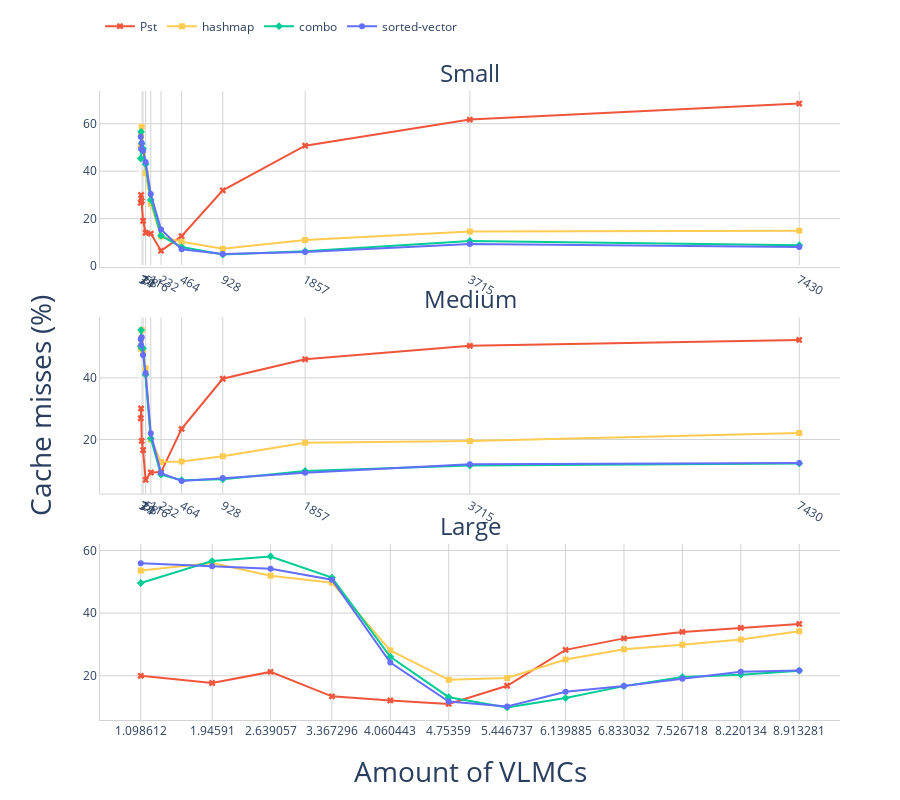

Notebook cell for this chart:
### Code cell
df_sv = pd.read_csv('csv_results/sorted-vector_ecoli_03_20_12_30.csv')
df_hm = pd.read_csv('csv_results/hashmap_ecoli_03_20_12_32.csv')
df_co = pd.read_csv('csv_results/combo_ecoli_03_20_12_51.csv')
df_pst = pd.read_csv('csv_results/ecoli_03_16_09_44.csv')

fig = make_subplots(rows=3, cols=1, shared_yaxes=False, 
                    x_title="Amount of VLMCs",
                    y_title="Cache misses (%)",
                    subplot_titles=("Small", "Medium", "Large"), 
                    horizontal_spacing= 0.02, vertical_spacing= 0.08) # specs=[[{}, {}],[{"colspan": 2}, None]])

fig.add_trace(go.Scatter(x=df_pst[df_pst.vlmc_size=='small']['set_size'], y=df_pst[df_pst.vlmc_size=='small']['cache_misses'], line_color='#EF553B', name="Pst", marker_symbol='x'), 1, 1)
fig.add_trace(go.Scatter(x=df_hm[df_hm.vlmc_size=='small']['set_size'], y=df_hm[df_hm.vlmc_size=='small']['cache_misses'], line_color='#FECB52', name="hashmap", marker_symbol='square'), 1, 1)
fig.add_trace(go.Scatter(x=df_co[df_co.vlmc_size=='small']['set_size'], y=df_co[df_co.vlmc_size=='small']['cache_misses'], line_color='#00CC96', name="combo", marker_symbol='diamond'), 1, 1)
fig.add_trace(go.Scatter(x=df_sv[df_sv.vlmc_size=='small']['set_size'], y=df_sv[df_sv.vlmc_size=='small']['cache_misses'], line_color='#636EFA', name="sorted-vector"), 1, 1)

fig.add_trace(go.Scatter(x=df_pst[df_pst.vlmc_size=='medium']['set_size'], y=df_pst[df_pst.vlmc_size=='medium']['cache_misses'], line_color='#EF553B', name="Pst", marker_symbol='x', showlegend = False), 2, 1)
fig.add_trace(go.Scatter(x=df_hm[df_hm.vlmc_size=='medium']['set_size'], y=df_hm[df_hm.vlmc_size=='medium']['cache_misses'], line_color='#FECB52', name="hashmap", marker_symbol='square', showlegend = False), 2, 1)
fig.add_trace(go.Scatter(x=df_co[df_co.vlmc_size=='medium']['set_size'], y=df_co[df_co.vlmc_size=='medium']['cache_misses'], line_color='#00CC96', name="combo", marker_symbol='diamond', showlegend = False), 2, 1)
fig.add_trace(go.Scatter(x=df_sv[df_sv.vlmc_size=='medium']['set_size'], y=df_sv[df_sv.vlmc_size=='medium']['cache_misses'], line_color='#636EFA', name="sorted-vector", showlegend = False), 2, 1)

fig.add_trace(go.Scatter(x=df_pst[df_pst.vlmc_size=='large']['set_size'].apply(log), y=df_pst[df_pst.vlmc_size=='large']['cache_misses'], line_color='#EF553B', name="Pst", marker_symbol='x', showlegend = False), 3, 1)
fig.add_trace(go.Scatter(x=df_hm[df_hm.vlmc_size=='large']['set_size'].apply(log), y=df_hm[df_hm.vlmc_size=='large']['cache_misses'], line_color='#FECB52', name="hashmap", marker_symbol='square', showlegend = False), 3, 1)
fig.add_trace(go.Scatter(x=df_co[df_co.vlmc_size=='large']['set_size'].apply(log), y=df_co[df_co.vlmc_size=='large']['cache_misses'], line_color='#00CC96', name="combo", marker_symbol='diamond', showlegend = False), 3, 1)
fig.add_trace(go.Scatter(x=df_sv[df_sv.vlmc_size=='large']['set_size'].apply(log), y=df_sv[df_sv.vlmc_size=='large']['cache_misses'], line_color='#636EFA', name="sorted-vector", showlegend = False), 3, 1)


fig.update_layout(legend=dict(
    orientation="h",
    yanchor="bottom",
    y=1.08),
    margin=dict(l=100, r=60, t=60, b=80),
    height=800,
    plot_bgcolor="white")

fig.update_xaxes(gridcolor='LightGrey', row=1, col=1)
fig.update_yaxes(gridcolor='LightGrey', row=1, col=1)
# fig.update_yaxes(tickvals=[0, 0.1, 0.2, 0.3, 0.4, 0.5], row=1, col=1)
fig.update_xaxes(tickvals=list(df_sv[df_sv.vlmc_size=='small']['set_size']), row=1, col=1)
fig.update_xaxes(showline=True, linewidth=1, linecolor='LightGrey', row=1, col=1)
fig.update_yaxes(showline=True, linewidth=1, linecolor='LightGrey', row=1, col=1)

fig.update_xaxes(gridcolor='LightGrey', row=2, col=1)
fig.update_yaxes(gridcolor='LightGrey', row=2, col=1)
# fig.update_yaxes(tickvals=[0, 1, 2, 3, 4, 5], row=2, col=1)
fig.update_xaxes(tickvals=list(df_sv[df_sv.vlmc_size=='small']['set_size']), row=2, col=1)
fig.update_xaxes(showline=True, linewidth=1, linecolor='LightGrey', row=2, col=1)
fig.update_yaxes(showline=True, linewidth=1, linecolor='LightGrey', row=2, col=1)

fig.update_xaxes(gridcolor='LightGrey', row=3, col=1)
fig.update_yaxes(gridcolor='LightGrey', row=3, col=1)
# fig.update_yaxes(tickvals=[0, 5, 10, 15, 20, 25, 30], row=3, col=1)
fig.update_xaxes(tickvals=[ log(x) for x in list(df_sv[df_sv.vlmc_size=='small']['set_size'])], row=3, col=1)
fig.update_xaxes(showline=True, linewidth=1, linecolor='LightGrey', row=3, col=1)
fig.update_yaxes(showline=True, linewidth=1, linecolor='LightGrey', row=3, col=1)

fig.layout.annotations[0]["font"] = {'size': 24}
fig.layout.annotations[1]["font"] = {'size': 24}
fig.layout.annotations[2]["font"] = {'size': 24}

fig.layout.annotations[3]["font"] = {'size': 28}
fig.layout.annotations[4]["font"] = {'size': 28}
fig.show()
fig.write_image("images/ecoli_cache_misses.pdf")

### Figure 1 — Plotly figure (JSON) as saved in the notebook; plotly's stock layout.template omitted (floating-point values rounded to 4 significant figures)
{"data": [{"line": {"color": "#EF553B"}, "marker": {"symbol": "x"}, "name": "Pst", "type": "scatter", "x": [7430, 3715, 1857, 928, 464, 232, 116, 58, 29, 14, 7, 3], "xaxis": "x", "y": [68.48, 61.73, 50.73, 31.9, 12.61, 6.481, 13.69, 14.05, 19.06, 27.46, 29.98, 26.69], "yaxis": "y"}, {"line": {"color": "#FECB52"}, "marker": {"symbol": "square"}, "name": "hashmap", "type": "scatter", "x": [7430, 3715, 1857, 928, 464, 232, 116, 58, 29, 14, 7, 3], "xaxis": "x", "y": [14.93, 14.56, 11.0, 7.281, 10.23, 12.5, 26.33, 39.14, 47.8, 58.73, 54.88, 50.67], "yaxis": "y"}, {"line": {"color": "#00CC96"}, "marker": {"symbol": "diamond"}, "name": "combo", "type": "scatter", "x": [7430, 3715, 1857, 928, 464, 232, 116, 58, 29, 14, 7, 3], "xaxis": "x", "y": [8.779, 10.6, 6.292, 4.858, 8.011, 12.8, 27.88, 42.96, 49.47, 51.66, 56.57, 45.32], "yaxis": "y"}, {"line": {"color": "#636EFA"}, "name": "sorted-vector", "type": "scatter", "x": [7430, 3715, 1857, 928, 464, 232, 116, 58, 29, 14, 7, 3], "xaxis": "x", "y": [7.993, 9.307, 5.92, 5.06, 7.088, 15.43, 30.39, 43.87, 48.58, 51.87, 49.29, 54.46], "yaxis": "y"}, {"line": {"color": "#EF553B"}, "marker": {"symbol": "x"}, "name": "Pst", "showlegend": false, "type": "scatter", "x": [7430, 3715, 1857, 928, 464, 232, 116, 58, 29, 14, 7, 3], "xaxis": "x2", "y": [52.31, 50.4, 46.02, 39.71, 23.43, 9.419, 9.274, 6.87, 16.56, 19.55, 30.08, 26.88], "yaxis": "y2"}, {"line": {"color": "#FECB52"}, "marker": {"symbol": "square"}, "name": "hashmap", "showlegend": false, "type": "scatter", "x": [7430, 3715, 1857, 928, 464, 232, 116, 58, 29, 14, 7, 3], "xaxis": "x2", "y": [22.1, 19.48, 18.96, 14.59, 12.85, 12.66, 20.02, 43.12, 48.79, 55.54, 52.87, 49.45], "yaxis": "y2"}, {"line": {"color": "#00CC96"}, "marker": {"symbol": "diamond"}, "name": "combo", "showlegend": false, "type": "scatter", "x": [7430, 3715, 1857, 928, 464, 232, 116, 58, 29, 14, 7, 3], "xaxis": "x2", "y": [12.22, 11.52, 9.787, 7.068, 6.778, 8.561, 20.36, 41.01, 49.61, 49.68, 55.52, 50.24], "yaxis": "y2"}, {"line": {"color": "#636EFA"}, "name": "sorted-vector", "showlegend": false, "type": "scatter", "x": [7430, 3715, 1857, 928, 464, 232, 116, 58, 29, 14, 7, 3], "xaxis": "x2", "y": [12.35, 11.99, 9.181, 7.53, 6.519, 9.098, 22.04, 41.62, 47.41, 53.18, 50.69, 52.52], "yaxis": "y2"}, {"line": {"color": "#EF553B"}, "marker": {"symbol": "x"}, "name": "Pst", "showlegend": false, "type": "scatter", "x": [8.913, 8.22, 7.527, 6.833, 6.14, 5.447, 4.754, 4.06, 3.367, 2.639, 1.946, 1.099], "xaxis": "x3", "y": [36.55, 35.33, 34.01, 31.94, 28.29, 16.82, 11.02, 12.13, 13.44, 21.24, 17.7, 20.0], "yaxis": "y3"}, {"line": {"color": "#FECB52"}, "marker": {"symbol": "square"}, "name": "hashmap", "showlegend": false, "type": "scatter", "x": [8.913, 8.22, 7.527, 6.833, 6.14, 5.447, 4.754, 4.06, 3.367, 2.639, 1.946, 1.099], "xaxis": "x3", "y": [34.2, 31.56, 29.91, 28.46, 25.2, 19.27, 18.71, 28.09, 49.73, 51.97, 56.03, 53.59], "yaxis": "y3"}, {"line": {"color": "#00CC96"}, "marker": {"symbol": "diamond"}, "name": "combo", "showlegend": false, "type": "scatter", "x": [8.913, 8.22, 7.527, 6.833, 6.14, 5.447, 4.754, 4.06, 3.367, 2.639, 1.946, 1.099], "xaxis": "x3", "y": [21.64, 20.34, 19.61, 16.7, 12.89, 9.892, 13.16, 26.09, 51.37, 58.11, 56.63, 49.63], "yaxis": "y3"}, {"line": {"color": "#636EFA"}, "name": "sorted-vector", "showlegend": false, "type": "scatter", "x": [8.913, 8.22, 7.527, 6.833, 6.14, 5.447, 4.754, 4.06, 3.367, 2.639, 1.946, 1.099], "xaxis": "x3", "y": [21.69, 21.27, 19.07, 16.75, 14.87, 10.21, 11.79, 24.25, 50.65, 54.21, 54.97, 55.95], "yaxis": "y3"}], "layout": {"annotations": [{"font": {"size": 24}, "showarrow": false, "text": "Small", "x": 0.5, "xanchor": "center", "xref": "paper", "y": 1, "yanchor": "bottom", "yref": "paper"}, {"font": {"size": 24}, "showarrow": false, "text": "Medium", "x": 0.5, "xanchor": "center", "xref": "paper", "y": 0.64, "yanchor": "bottom", "yref": "paper"}, {"font": {"size": 24}, "showarrow": false, "text": "Large", "x": 0.5, "xanchor": "center", "xref": "paper", "y": 0.28, "yanchor": "bottom", "yref": "paper"}, {"font": {"size": 28}, "showarrow": false, "text": "Amount of VLMCs", "x": 0.5, "xanchor": "center", "xref": "paper", "y": 0, "yanchor": "top", "yref": "paper", "yshift": -30}, {"font": {"size": 28}, "showarrow": false, "text": "Cache misses (%)", "textangle": -90, "x": 0, "xanchor": "right", "xref": "paper", "xshift": -40, "y": 0.5, "yanchor": "middle", "yref": "paper"}], "height": 800, "legend": {"orientation": "h", "y": 1.08, "yanchor": "bottom"}, "margin": {"b": 80, "l": 100, "r": 60, "t": 60}, "plot_bgcolor": "white", "xaxis": {"anchor": "y", "domain": [0, 1], "gridcolor": "LightGrey", "linecolor": "LightGrey", "linewidth": 1, "showline": true, "tickvals": [7430, 3715, 1857, 928, 464, 232, 116, 58, 29, 14, 7, 3]}, "xaxis2": {"anchor": "y2", "domain": [0, 1], "gridcolor": "LightGrey", "linecolor": "LightGrey", "linewidth": 1, "showline": true, "tickvals": [7430, 3715, 1857, 928, 464, 232, 116, 58, 29, 14, 7, 3]}, "xaxis3": {"anchor": "y3", "domain": [0, 1], "gridcolor": "LightGrey", "linecolor": "LightGrey", "linewidth": 1, "showline": true, "tickvals": [8.913, 8.22, 7.527, 6.833, 6.14, 5.447, 4.754, 4.06, 3.367, 2.639, 1.946, 1.099]}, "yaxis": {"anchor": "x", "domain": [0.72, 1], "gridcolor": "LightGrey", "linecolor": "LightGrey", "linewidth": 1, "showline": true}, "yaxis2": {"anchor": "x2", "domain": [0.36, 0.64], "gridcolor": "LightGrey", "linecolor": "LightGrey", "linewidth": 1, "showline": true}, "yaxis3": {"anchor": "x3", "domain": [0, 0.28], "gridcolor": "LightGrey", "linecolor": "LightGrey", "linewidth": 1, "showline": true}}}
